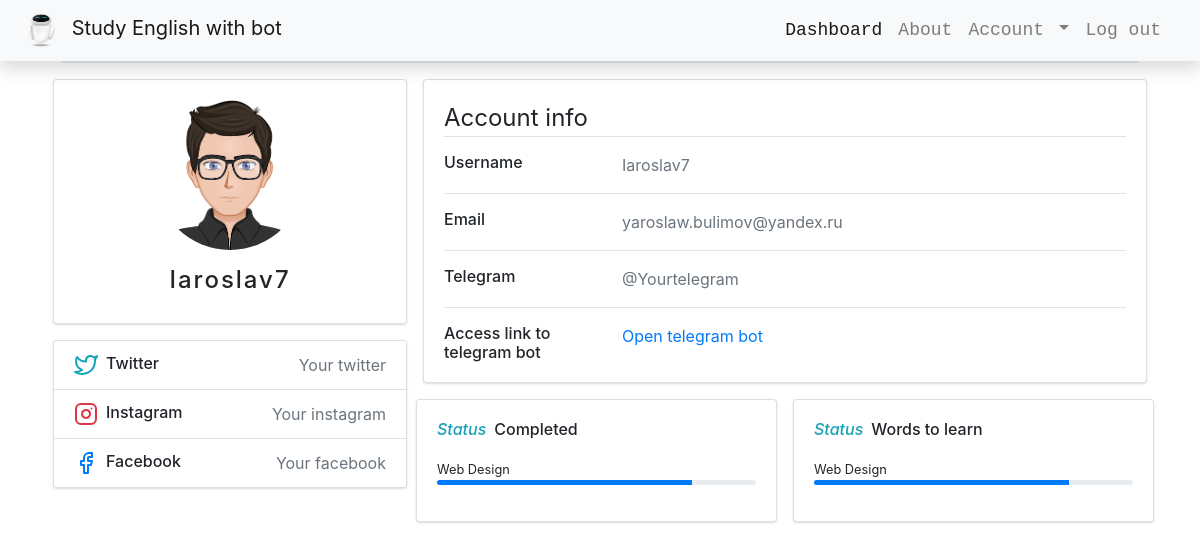
Page /account (signed in) on the earlier database version.
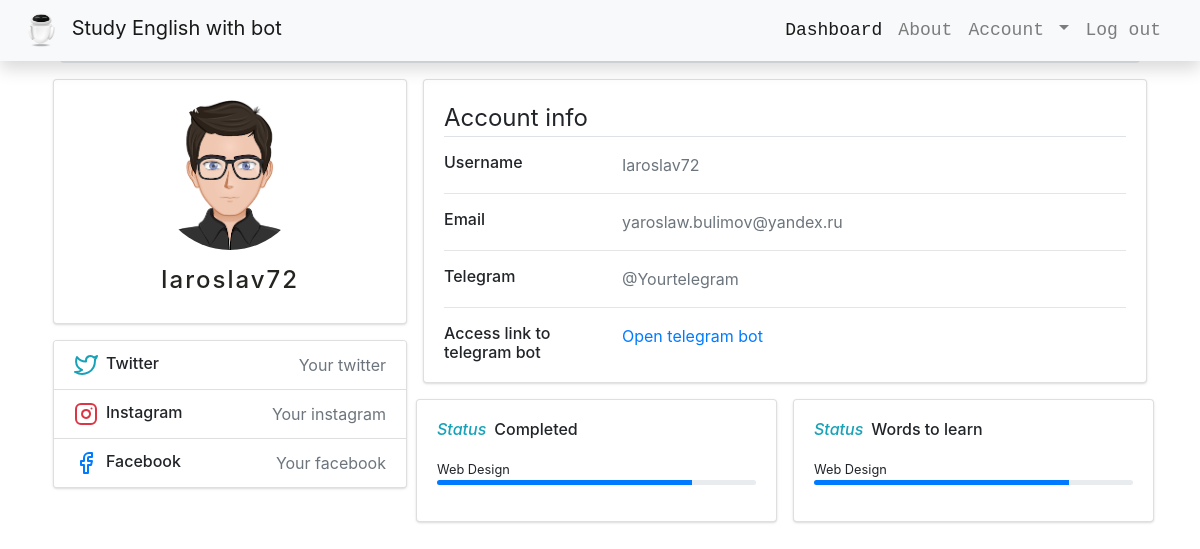
Same page on the later database version.
### app/models.py (models this page shows, shortened)
class User(db.Model, UserMixin):
    id = db.Column(db.Integer, primary_key=True)
    name = db.Column(db.String(20), unique=True, nullable=False)
    email = db.Column(db.String(60), unique=True, nullable=False)
    img_file = db.Column(db.String(20), nullable=False, default="static/default.png")
    password = db.Column(db.String(60), nullable=False)
    access_link = db.Column(db.String(70), nullable=False)
    words = db.relationship("Words", backref="author", lazy=True)
    user_chat = db.relationship("TbotChatId", backref="author")
    instagram = db.Column(db.String(30), nullable=False, default="Your instagram")
    facebook = db.Column(db.String(30), nullable=False, default="Your facebook")
    twitter = db.Column(db.String(30), nullable=False, default="Your twitter")
    telegram_info = db.Column(db.String(30), nullable=False, default="@Yourtelegram")

### app/users/routes.py (the view)
@users.route("/account", methods=["GET", "POST"])
@login_required
def account():
    image_file = current_user.img_file
    access_to_telebot = current_user.access_link
    return render_template(
        "account.html",
        title="Account",
        image_file=image_file,
        access_to_telebot=access_to_telebot,
        )

### app/models.py (called while the page is built)
@login_manager.user_loader
def load_user(user_id):
    return User.query.get(int(user_id))

### app/templates/account.html (shortened to what this page needs)
<!DOCTYPE html>
<html lang="en">
  {% block bot %}
  <head>
  </head>
  {% endblock bot %}
  <body>
    <link
      rel="stylesheet"
      href="{{ url_for('static', filename='main.css') }}"
    />
    <link
      rel="stylesheet"
      href="https://stackpath.bootstrapcdn.com/bootstrap/4.5.2/css/bootstrap.min.css"
    />
    <nav class="navbar navbar-expand-lg navbar-light bg-light fixed-top mb-5 shadow" style="background: transparent;">
      <a class="navbar-brand" id="brand" href="users.main">
        <img src="{{ url_for('static', filename='bot.png') }}"width="50" height="35" class="d-inline-block align-top" alt="">
        Study English with bot
      </a>
        <div class="container">
          <div class="collapse navbar-collapse" id="navbarResponsive">
            <ul class="navbar-nav ml-auto">
              <li class="nav-item active">
                <a class="nav-link" href="{{ url_for('users.dashboard') }}">Dashboard
                    </a>
              </li>
              <li class="nav-item">
                <a class="nav-link" href="#">About</a>
              </li>
              <li class="nav-item">
                {% if current_user.is_authenticated %}
                <li class="nav-item dropdown">
                  <a class="nav-link dropdown-toggle" href="{{ url_for('users.account') }}" id="navbarDropdown" role="button" data-toggle="dropdown" aria-haspopup="true" aria-expanded="false">
                    Account
                  </a>
                </li>
                {% else %}
                  <a class="nav-link" href="{{ url_for('users.login') }}">Log in</a>
                {% endif %}
              </li>
              <li class="nav-item">
                {% if current_user.is_authenticated %}
                  <a class="nav-link" href="{{ url_for('users.logout') }}">Log out</a>
                {% else %}
                <a class="nav-link" href="{{ url_for('users.signup') }}">Sign up</a>
                {% endif %}
              </li>
            </ul>
          </div>
        </div>
      </nav>
    <div class="container">
        <div class="main-body">
              <nav aria-label="breadcrumb" class="main-breadcrumb">
                <ol class="breadcrumb">
                  <li class="breadcrumb-item"><a href="index.html">Home</a></li>
                  <li class="breadcrumb-item"><a href="javascript:void(0)">User</a></li>
                  <li class="breadcrumb-item active" aria-current="page">User Profile</li>
                </ol>
              </nav>
              <div class="row gutters-sm">
                <div class="col-md-4 mb-3">
                  <div class="card">
                    <div class="card-body">
                      <div class="d-flex flex-column align-items-center text-center">
                        <img src="{{ image_file }}" alt="Admin" class="rounded-circle" width="150">
                        <div class="mt-3">
                          <h4> {{ current_user.name }}</h4>
                        </div>
                      </div>
                    </div>
                  </div>
                  <div class="card mt-3">
                    <ul class="list-group list-group-flush">
                      <li class="list-group-item d-flex justify-content-between align-items-center flex-wrap">
                        <h6 class="mb-0">Twitter</h6>
                        <span class="text-secondary">{{ current_user.twitter }}</span>
                      </li>
                      <li class="list-group-item d-flex justify-content-between align-items-center flex-wrap">
                        <h6 class="mb-0">Instagram</h6>
                        <span class="text-secondary">{{ current_user.instagram }}</span>
                      </li>
                      <li class="list-group-item d-flex justify-content-between align-items-center flex-wrap">
                        <h6 class="mb-0">Facebook</h6>
                        <span class="text-secondary">{{ current_user.facebook }}</span>
                      </li>
                    </ul>
                  </div>
                </div>
                <div class="col-md-8">
                  <div class="card mb-3">
                    <div class="card-body">
                      <legend class="border-bottom mb-3">Account info</legend>
                      <div class="row">
                        <div class="col-sm-3">
                          <h6 class="mb-0">Username</h6>
                        </div>
                        <div class="col-sm-9 text-secondary">
                          {{ current_user.name }}
                        </div>
                      </div>
                      <hr>
                      <div class="row">
                        <div class="col-sm-3">
                          <h6 class="mb-0">Email</h6>
                        </div>
                        <div class="col-sm-9 text-secondary">
                          {{ current_user.email }}
                        </div>
                      </div>
                      <hr>
                      <div class="row">
                        <div class="col-sm-3">
                          <h6 class="mb-0">Telegram</h6>
                        </div>
                        <div class="col-sm-9 text-secondary">
                          {{ current_user.telegram_info }}
                        </div>
                      </div>
                      <hr>
                      <div class="row">
                        <div class="col-sm-3">
                          <h6 class="mb-0">Access link to telegram bot</h6>
                        </div>
                        <div class="col-sm-9 text-secondary">
                          <a href="https://t.me/study_eng_with_bot/start={{ current_user.access_link }}">Open telegram bot</a>
                        </div>
                      </div>
                    </div>
                  </div>
                  <div class="row gutters-sm">
                    <div class="col-sm-6 mb-3">
                      <div class="card h-100">
                        <div class="card-body">
                          <h6 class="d-flex align-items-center mb-3"><i class="material-icons text-info mr-2">Status</i>Completed</h6>
                          <small>Web Design</small>
                          <div class="progress mb-3" style="height: 5px">
                            <div class="progress-bar bg-primary" role="progressbar" style="width: 80%" aria-valuenow="80" aria-valuemin="0" aria-valuemax="100"></div>
                          </div>
                        </div>
                      </div>
                    </div>
                    <div class="col-sm-6 mb-3">
                      <div class="card h-100">
                        <div class="card-body">
                          <h6 class="d-flex align-items-center mb-3"><i class="material-icons text-info mr-2">Status</i>Words to learn</h6>
                          <small>Web Design</small>
                          <div class="progress mb-3" style="height: 5px">
                            <div class="progress-bar bg-primary" role="progressbar" style="width: 80%" aria-valuenow="80" aria-valuemin="0" aria-valuemax="100"></div>
                          </div>
                        </div>
                      </div>
                    </div>
                  </div>
                </div>
              </div>
            </div>
        </div>
  </body>
</html>

### app/static/main.css (style rules this page uses)
html, body { background: url('https://images.unsplash.com/photo-1530543787849-128d94430c6b?ixlib=rb-1.2.1&ixid=eyJhcHBfaWQiOjEyMDd9&auto=format&fit=crop&w=1500&q=80/1920x1080') no-repeat center center fixed; -webkit-background-size: cover; -moz-background-size: cover; background-size: cover; -o-background-size: cover; }
h4 { letter-spacing: 2px; color: rgb(36, 36, 33); }
nav .navbar-nav li a { color: rgb(197, 200, 202); font-size: large; font-family: 'Courier New', Courier, monospace; }
body { margin-top:20px; color: #1a202c; text-align: left; }
.main-body { padding: 15px; }
.card { box-shadow: 0 1px 3px 0 rgba(0,0,0,.1), 0 1px 2px 0 rgba(0,0,0,.06); }
.card { position: relative; display: flex; flex-direction: column; min-width: 0; word-wrap: break-word; background-color: #fff; background-clip: border-box; border: 0 solid rgba(0,0,0,.125); border-radius: .25rem; }
.card-body { flex: 1 1 auto; padding: 1rem; }
.gutters-sm { margin-right: -8px; margin-left: -8px; }
.gutters-sm>.col, .gutters-sm>[class*=col-] { padding-right: 8px; padding-left: 8px; }
.mb-3, .my-3 { margin-bottom: 1rem!important; }
.h-100 { height: 100%!important; }

Differences in the rows shown:
changed User "Your twitter": name "Iaroslav7" → "Iaroslav72"
